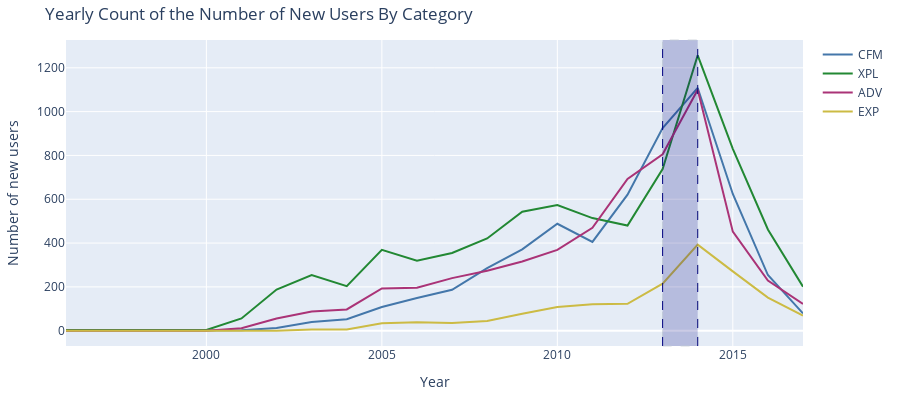
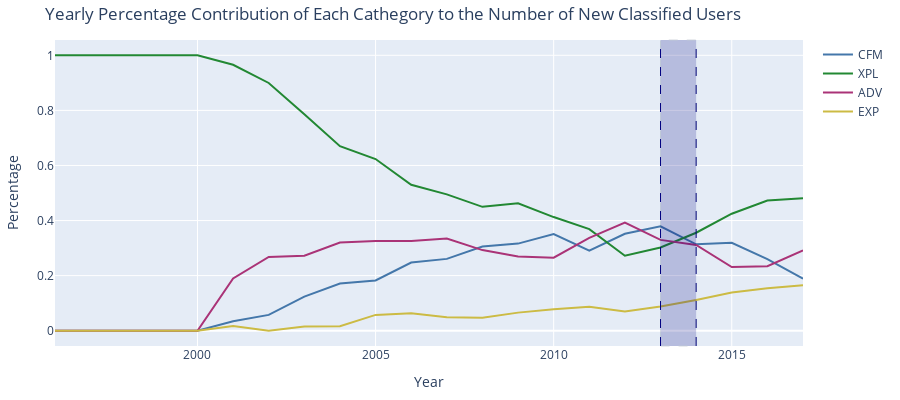

Write notebook code for charts like these, in order.
### Code cell
fig1 = go.Figure()
fig2 = go.Figure()

# left plot
for catname, df in n_by_year.items():
    df = fill_gap_years(df).sort_index()
    fig1.add_scatter(
        x=df.index,
        y=df["size"].values,
        name=catname,
        mode="lines",
        marker_color=CMAP[catname])
    df["fraction"] = (df / n_classified_by_year)
    fig2.add_scatter(
        x=df.index,
        y=df["fraction"].values,
        name=catname,
        mode="lines",
        marker_color=CMAP[catname])
    
fig1.add_vline(x=2013, line_width=1, line_dash="dash", line_color="navy")
fig1.add_vline(x=2014, line_width=1, line_dash="dash", line_color="navy")
fig1.add_vrect(x0=2013, x1=2014, line_width=1, line_dash="dash", fillcolor="navy", opacity=0.2)

fig1.update_layout(
    title_text="Yearly Count of the Number of New Users By Category",
    yaxis_title="Number of new users",
    xaxis_title="Year",
    
    xaxis={'categoryorder':'array', 'categoryarray':all_years},
    
    barmode='stack',
    
    width=900, height=400,
    margin=dict(l=20, r=20, t=40, b=40),
    #plot_bgcolor="rgba(0,0,0,0)",
    #paper_bgcolor="rgba(0,0,0,0)"
    )


fig2.update_layout(
    title_text="Yearly Percentage Contribution of Each Cathegory to the Number of New Classified Users",
    yaxis_title="Percentage",
    xaxis_title="Year",
    
    xaxis={'categoryorder':'array', 'categoryarray':all_years},
    
    barmode='stack',
    
    width=900, height=400,
    margin=dict(l=20, r=20, t=40, b=40),
    #plot_bgcolor="rgba(0,0,0,0)",
    #paper_bgcolor="rgba(0,0,0,0)"
    )

fig2.add_vline(x=2013, line_width=1, line_dash="dash", line_color="navy")
fig2.add_vline(x=2014, line_width=1, line_dash="dash", line_color="navy")
fig2.add_vrect(x0=2013, x1=2014, line_width=1, line_dash="dash", fillcolor="navy", opacity=0.2)

fig1.show()
fig2.show()

### Figure 1 — Plotly figure (JSON) as saved in the notebook; plotly's stock layout.template omitted (floating-point values rounded to 4 significant figures)
{"data": [{"marker": {"color": "#4477AA"}, "mode": "lines", "name": "CFM", "type": "scatter", "x": [1996, 2000, 2001, 2002, 2003, 2004, 2005, 2006, 2007, 2008, 2009, 2010, 2011, 2012, 2013, 2014, 2015, 2016, 2017], "y": [0, 0, 2, 12, 40, 52, 108, 149, 187, 286, 371, 488, 405, 621, 925, 1108, 624, 254, 79]}, {"marker": {"color": "#228833"}, "mode": "lines", "name": "XPL", "type": "scatter", "x": [1996, 2000, 2001, 2002, 2003, 2004, 2005, 2006, 2007, 2008, 2009, 2010, 2011, 2012, 2013, 2014, 2015, 2016, 2017], "y": [3, 3, 56, 188, 254, 203, 369, 319, 355, 421, 543, 574, 514, 480, 738, 1257, 830, 462, 201]}, {"marker": {"color": "#AA3377"}, "mode": "lines", "name": "ADV", "type": "scatter", "x": [1996, 2000, 2001, 2002, 2003, 2004, 2005, 2006, 2007, 2008, 2009, 2010, 2011, 2012, 2013, 2014, 2015, 2016, 2017], "y": [0, 0, 11, 56, 88, 97, 193, 196, 240, 274, 316, 369, 470, 693, 805, 1100, 452, 229, 122]}, {"marker": {"color": "#CCBB44"}, "mode": "lines", "name": "EXP", "type": "scatter", "x": [1996, 2000, 2001, 2002, 2003, 2004, 2005, 2006, 2007, 2008, 2009, 2010, 2011, 2012, 2013, 2014, 2015, 2016, 2017], "y": [0, 0, 1, 0, 5, 5, 34, 38, 35, 44, 77, 108, 121, 123, 215, 393, 271, 151, 69]}], "layout": {"barmode": "stack", "height": 400, "margin": {"b": 40, "l": 20, "r": 20, "t": 40}, "shapes": [{"line": {"color": "navy", "dash": "dash", "width": 1}, "type": "line", "x0": 2013, "x1": 2013, "xref": "x", "y0": 0, "y1": 1, "yref": "y domain"}, {"line": {"color": "navy", "dash": "dash", "width": 1}, "type": "line", "x0": 2014, "x1": 2014, "xref": "x", "y0": 0, "y1": 1, "yref": "y domain"}, {"fillcolor": "navy", "line": {"dash": "dash", "width": 1}, "opacity": 0.2, "type": "rect", "x0": 2013, "x1": 2014, "xref": "x", "y0": 0, "y1": 1, "yref": "y domain"}], "title": {"text": "Yearly Count of the Number of New Users By Category"}, "width": 900, "xaxis": {"categoryarray": [1996, 2000, 2001, 2002, 2003, 2004, 2005, 2006, 2007, 2008, 2009, 2010, 2011, 2012, 2013, 2014, 2015, 2016, 2017], "categoryorder": "array", "title": {"text": "Year"}}, "yaxis": {"title": {"text": "Number of new users"}}}}

### Figure 2 — Plotly figure (JSON) as saved in the notebook; plotly's stock layout.template omitted (floating-point values rounded to 4 significant figures)
{"data": [{"marker": {"color": "#4477AA"}, "mode": "lines", "name": "CFM", "type": "scatter", "x": [1996, 2000, 2001, 2002, 2003, 2004, 2005, 2006, 2007, 2008, 2009, 2010, 2011, 2012, 2013, 2014, 2015, 2016, 2017], "y": [0, 0, 0.03448, 0.05742, 0.1238, 0.1716, 0.1824, 0.2475, 0.2608, 0.3056, 0.3163, 0.3508, 0.2905, 0.352, 0.3789, 0.3136, 0.3193, 0.26, 0.189]}, {"marker": {"color": "#228833"}, "mode": "lines", "name": "XPL", "type": "scatter", "x": [1996, 2000, 2001, 2002, 2003, 2004, 2005, 2006, 2007, 2008, 2009, 2010, 2011, 2012, 2013, 2014, 2015, 2016, 2017], "y": [1, 1, 0.9655, 0.8995, 0.7864, 0.67, 0.6233, 0.5299, 0.4951, 0.4498, 0.4629, 0.4127, 0.3687, 0.2721, 0.3023, 0.3558, 0.4248, 0.4729, 0.4809]}, {"marker": {"color": "#AA3377"}, "mode": "lines", "name": "ADV", "type": "scatter", "x": [1996, 2000, 2001, 2002, 2003, 2004, 2005, 2006, 2007, 2008, 2009, 2010, 2011, 2012, 2013, 2014, 2015, 2016, 2017], "y": [0, 0, 0.1897, 0.2679, 0.2724, 0.3201, 0.326, 0.3256, 0.3347, 0.2927, 0.2694, 0.2653, 0.3372, 0.3929, 0.3298, 0.3114, 0.2313, 0.2344, 0.2919]}, {"marker": {"color": "#CCBB44"}, "mode": "lines", "name": "EXP", "type": "scatter", "x": [1996, 2000, 2001, 2002, 2003, 2004, 2005, 2006, 2007, 2008, 2009, 2010, 2011, 2012, 2013, 2014, 2015, 2016, 2017], "y": [0, 0, 0.01724, 0, 0.01548, 0.0165, 0.05743, 0.06312, 0.04881, 0.04701, 0.06564, 0.07764, 0.0868, 0.06973, 0.08808, 0.1112, 0.1387, 0.1546, 0.1651]}], "layout": {"barmode": "stack", "height": 400, "margin": {"b": 40, "l": 20, "r": 20, "t": 40}, "shapes": [{"line": {"color": "navy", "dash": "dash", "width": 1}, "type": "line", "x0": 2013, "x1": 2013, "xref": "x", "y0": 0, "y1": 1, "yref": "y domain"}, {"line": {"color": "navy", "dash": "dash", "width": 1}, "type": "line", "x0": 2014, "x1": 2014, "xref": "x", "y0": 0, "y1": 1, "yref": "y domain"}, {"fillcolor": "navy", "line": {"dash": "dash", "width": 1}, "opacity": 0.2, "type": "rect", "x0": 2013, "x1": 2014, "xref": "x", "y0": 0, "y1": 1, "yref": "y domain"}], "title": {"text": "Yearly Percentage Contribution of Each Cathegory to the Number of New Classified Users"}, "width": 900, "xaxis": {"categoryarray": [1996, 2000, 2001, 2002, 2003, 2004, 2005, 2006, 2007, 2008, 2009, 2010, 2011, 2012, 2013, 2014, 2015, 2016, 2017], "categoryorder": "array", "title": {"text": "Year"}}, "yaxis": {"title": {"text": "Percentage"}}}}
